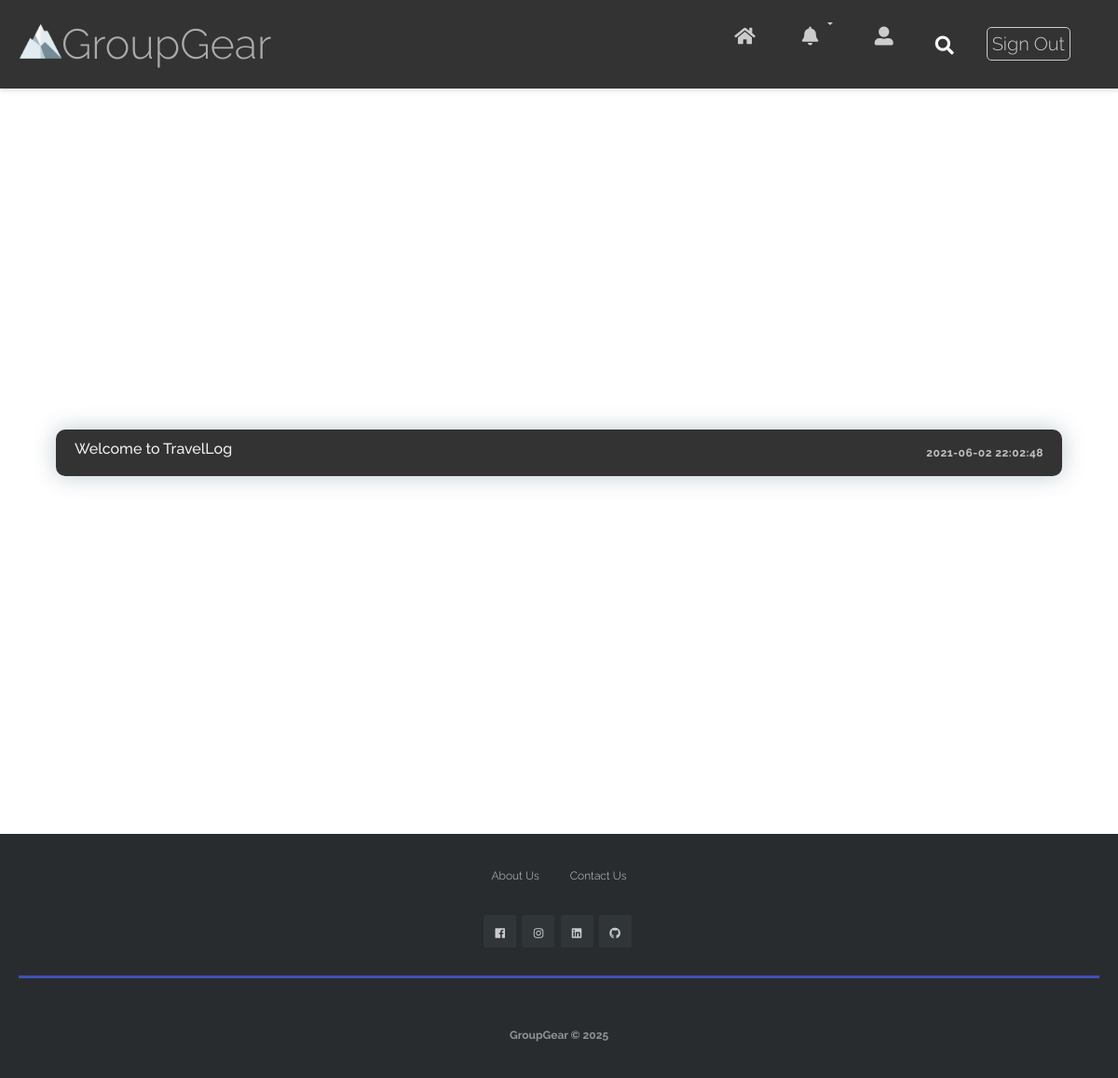
Screenshot of /PHP/notification.php (signed in) with the database file from the repository.
### tables this page shows
CREATE TABLE `notifications` (
  `notif_id` int(11) NOT NULL,
  `user_id` int(11) NOT NULL,
  `notification` text NOT NULL,
  `timestamp` datetime NOT NULL DEFAULT current_timestamp()
);

### PHP/notification.php (the view, shortened to what this page needs)
<?php
include "header.php";
?>
<link rel="stylesheet" href="../CSS/notification.css">
<main>
<?php
$id = $_SESSION['userid'];
$sql = "SELECT notification,timestamp FROM notifications WHERE user_id='$id' ORDER BY timestamp DESC LIMIT 5";
$result = $conn->query($sql);
if ($result->num_rows > 0) {
    while ($row = $result->fetch_assoc()) {
        $notif = $row["notification"];
        $ts = $row["timestamp"];
        ?>
        <div class="notification animation" class="notification">
            <h6><?php echo $notif ?></h6>
            <a href="#"><?php echo $ts ?></a>
        </div>
        <br>
        <?php
    }
} else {
    echo "<h3> No notifications! </h3>";
}
?>
</main>
<?php
include "footer.php";
?>

### CSS/header.css (style rules this page uses)
* { margin: 0; padding: 0; font-size: 12px; font-family: "Raleway", sans-serif; }

### CSS/notification.css (style rules this page uses)
html, body { box-sizing: border-box; font-family: 'Raleway', sans-serif; font-weight: 300; font-style: normal; font-size: 1em; line-height: 1.5; color: #ffffffee; scroll-behavior: smooth; }
*, *::before, *::after { box-sizing: inherit; }
main { position: relative; display: flex; justify-content: center; align-items: center; flex-direction: column; width: 100%; height: 100vh; min-height: 400px; }
.notification { position: relative; display: flex; justify-content: space-between; align-items: center; width: 90%; height: 50px; margin: 10px; padding: 0 20px; background-color: #333; border-radius: 10px; box-shadow: 0 0 25px #00384a44; font-weight: 400; }
.notification a { text-decoration: none; color: #ffffffee; font-weight: 700; letter-spacing: .5px; transition: 300ms; }
.animation { animation: FadeIn 4s ease-in-out; }

### CSS/footer.css (style rules this page uses)
a { text-decoration: none; opacity: 0.75; color: #fff; }

### rows the page displays
notifications: notification "Welcome to TravelLog", timestamp "2021-06-02 22:02:48"
